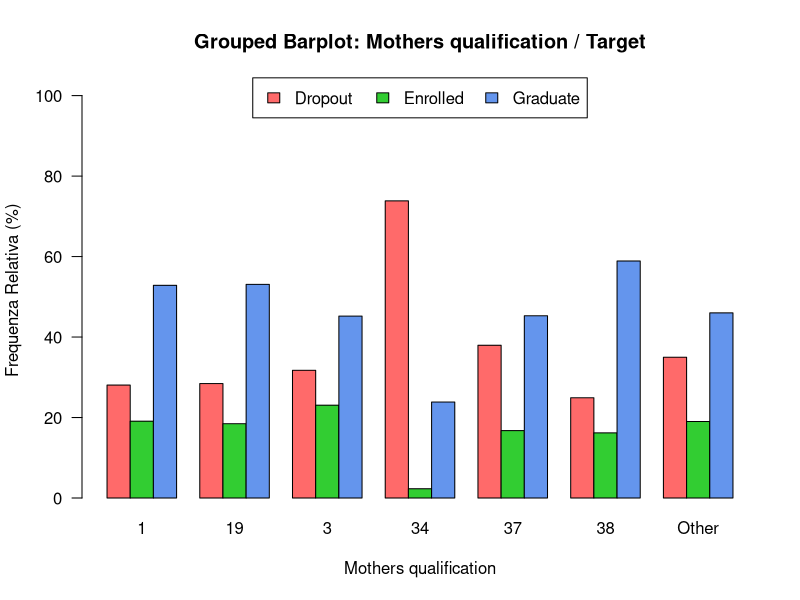
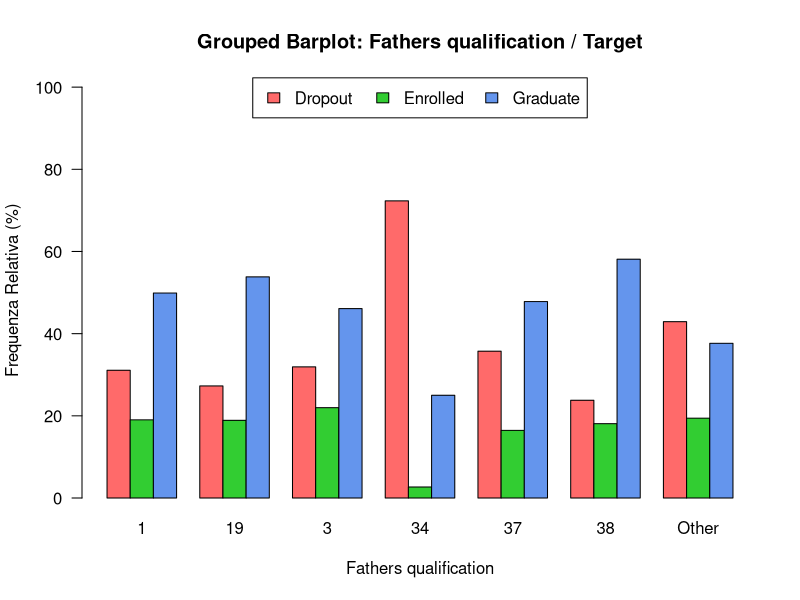
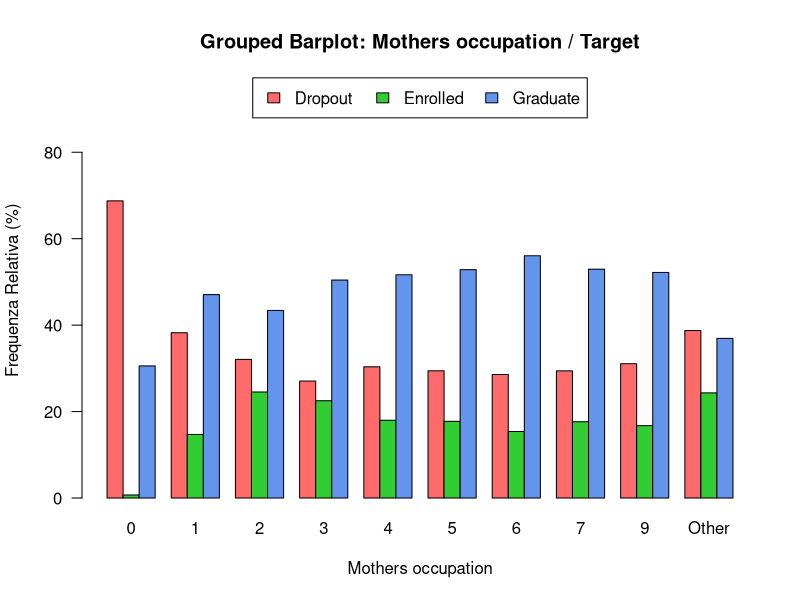
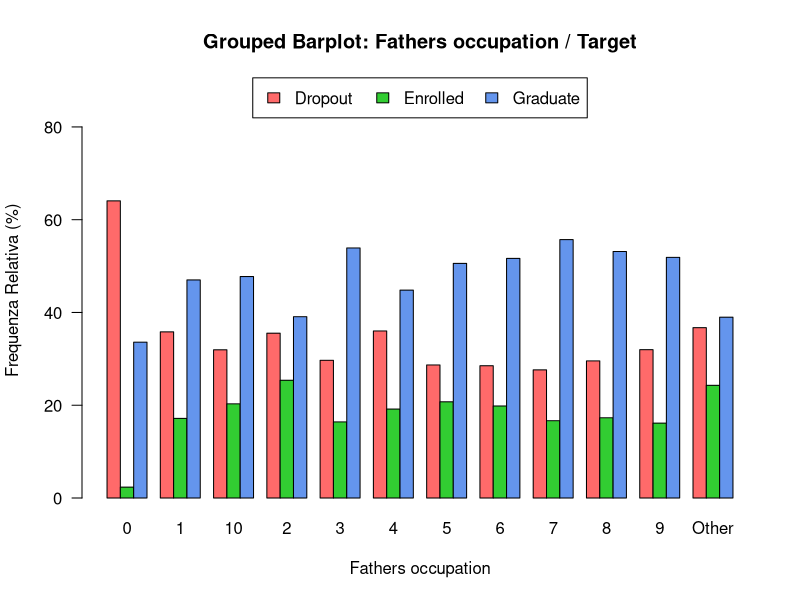
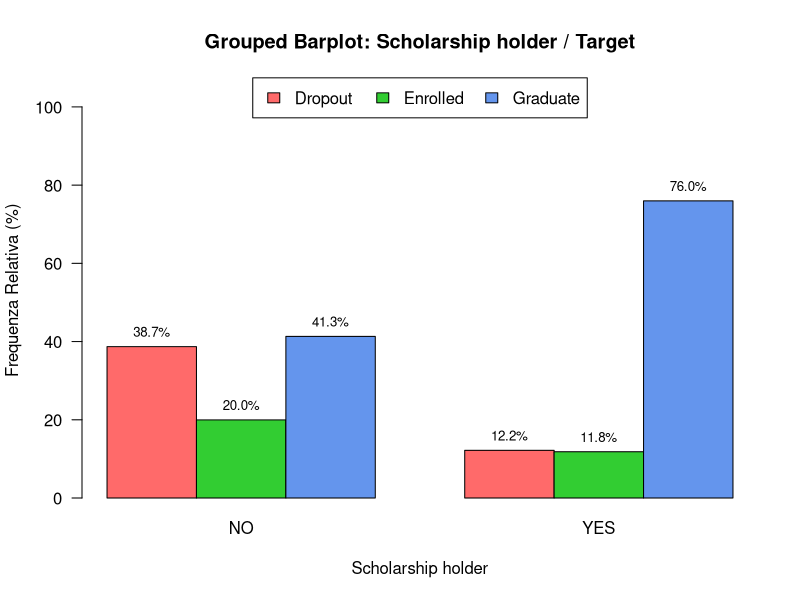
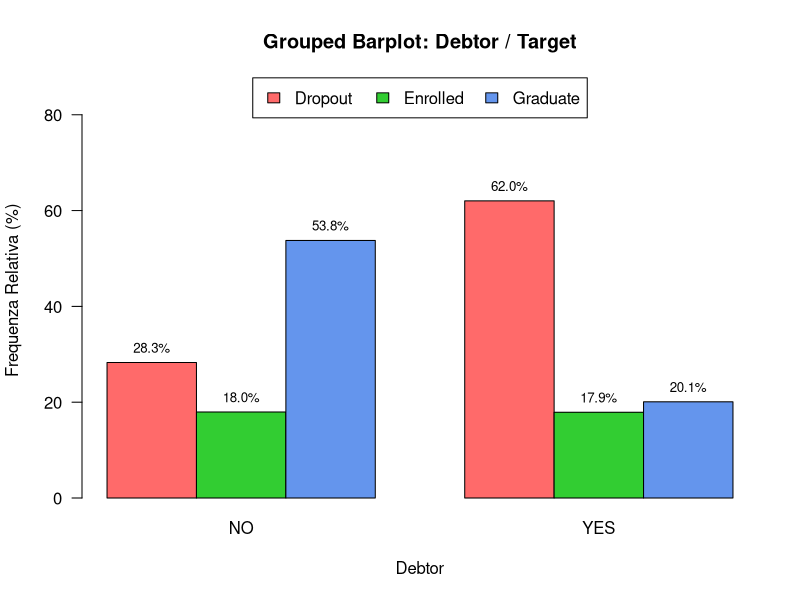
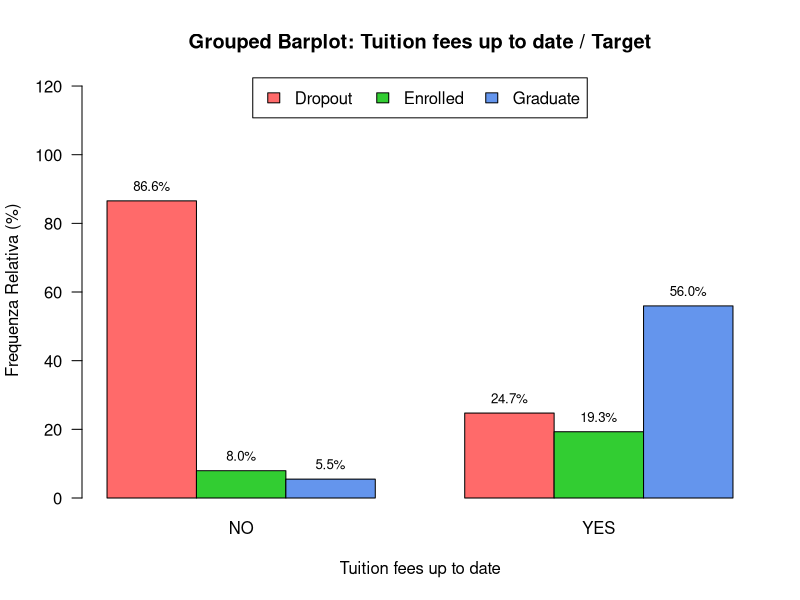
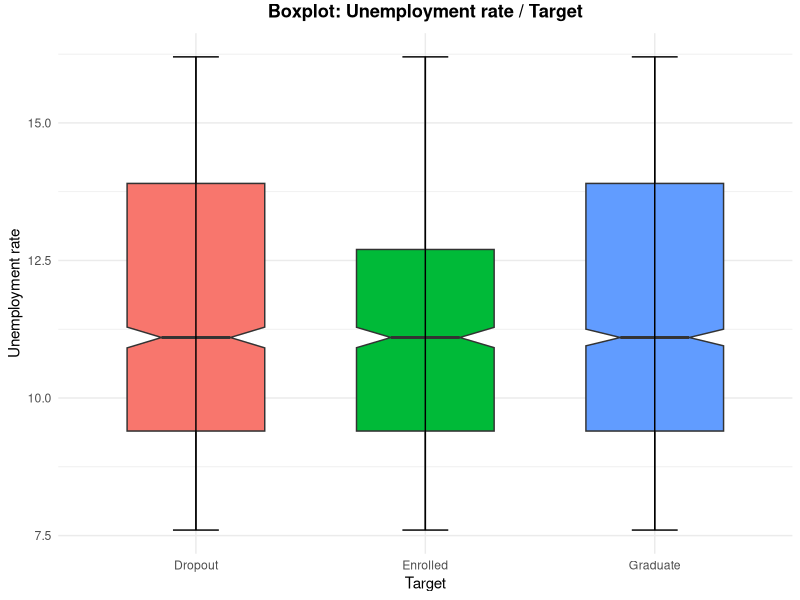

Here is the R script that generated these plots, in order:
## ---- chunk 1
# Librerie
library(here)
library(ggplot2)

# Caricamento Dataset
data <- read.csv(here("dataset/dataMod.csv"), sep = ",", header = TRUE, check.names = FALSE)
data$Debtor <- factor(data$Debtor, levels = c(0, 1), labels = c("NO", "YES"))
data$Scholarship_holder <- factor(data$Scholarship_holder, levels = c(0, 1), labels = c("NO", "YES"))
data$Tuition_fees_up_to_date <- factor(data$Tuition_fees_up_to_date, levels = c(0, 1), labels = c("NO", "YES"))


# Funzione per raggruppare categorie con bassa frequenza
group_low_freq_categories <- function(column, threshold) {
  column <- na.omit(column)
  
  freq_table <- prop.table(table(column)) * 100
  
  if (length(freq_table) <= 2) {
    return(factor(column))
  }
  
  low_freq_categories <- names(freq_table[freq_table < threshold])
  
  if (length(low_freq_categories) == 0) {
    # Nessuna categoria con bassa frequenza
    return(factor(column))
  }
  
  grouped_column <- ifelse(column %in% low_freq_categories, 
                           "Other", 
                           as.character(column))
  
  unique_categories <- unique(grouped_column)
  ordered_categories <- c(setdiff(sort(unique_categories), "Other"), "Other")
  
  return(factor(grouped_column, levels = ordered_categories))
}

# Seleziona Fattori Socio-Economici
features_to_analyze <- c("Mothers_qualification","Fathers_qualification", "Mothers_occupation", "Fathers_occupation", "Scholarship_holder", "Debtor", "Tuition_fees_up_to_date")
target <- "Target"

low_freq_threshold <- 2

# Funzione per creare Grouped Barplot
create_grouped_barplot <- function(feature, target, data, threshold, colors) {
  las <- 1
  if(feature == "Course"){
    las <- 2
    threshold <- 0
  }
  
  data[[paste0(feature, "_grouped")]] <- group_low_freq_categories(data[[feature]], threshold)
  
  
  # Tabella di contingenza
  contingency_table <- table(data[[target]], data[[paste0(feature, "_grouped")]])
  
  # Frequenza relativa
  relative_freq_table <- prop.table(contingency_table, margin = 2) * 100
  max_percent <- max(relative_freq_table)
  
  cleaned_feature_name <- gsub("_", " ", feature)
  
  pdf_filename <- paste0("Grafici/Grouped_Barplot_Target_", gsub(" ", "_", cleaned_feature_name), ".pdf")
  
  # Salvataggio in PDF
  # pdf(pdf_filename)
  
  # Creazione del barplot
  barplot_relative <- barplot(relative_freq_table, 
                               beside = TRUE, 
                               main = paste("Grouped Barplot:", cleaned_feature_name, "/", target),
                               xlab = cleaned_feature_name, 
                               ylab = "Frequenza Relativa (%)", 
                               col = colors,
                               ylim = c(0, max_percent * 1.4), # Maggiore spazio sopra le barre
                               las = las)
  
  num_categories <- ncol(relative_freq_table) # Numero di categorie
  
  # Aggiungi percentuali sopra le barre solo se ci sono meno di 6 categorie
  if (num_categories < 6) {
    text_size <- ifelse(num_categories <= 3, 0.8, 0.6) # Adatta la dimensione delle label
    
    for (i in seq_len(nrow(relative_freq_table))) {
      for (j in seq_len(ncol(relative_freq_table))) {
        text(x = barplot_relative[i, j], 
             y = relative_freq_table[i, j] + (max_percent * 0.05), # Offset aumentato
             labels = sprintf("%.1f%%", relative_freq_table[i, j]), 
             cex = text_size, 
             col = "black")
      }
    }
  }
  
  # Aggiunta della legenda
  legend("top", inset = c(0, -0.01), 
         legend = rownames(relative_freq_table), 
         fill = colors, 
         xpd = TRUE, horiz = TRUE)
  
  # dev.off()
}

color_palette <- c("#FF6A6A", "#32CD32", "#6495ED")

# Creazione Barplot Fattori Socio-Economici / Target
for (feature in features_to_analyze) {
  create_grouped_barplot(feature = feature, 
                         target = target, 
                         data = data, 
                         threshold = low_freq_threshold, 
                         colors = color_palette)
}


## ---- chunk 2
create_boxplot <- function(feature, target, data, colors) {
  cleaned_feature_name <- gsub("_", " ", feature)
  
  # Creazione del boxplot
  p <- ggplot(data, aes_string(x = target, y = feature, fill = target)) +
    geom_boxplot(notch = TRUE,
                 outlier.color = "darkblue",
                 outlier.shape = 1,
                 width = 0.6) +
    stat_boxplot(geom = "errorbar",
                 width = 0.2,
                 color = "black") +
    labs(title = paste("Boxplot:", cleaned_feature_name, "/", target),
         x = target,
         y = cleaned_feature_name) +
    theme_minimal() +
    theme(plot.title = element_text(hjust = 0.5, face = "bold", vjust = 2),
          legend.position = "none")
  
  pdf_filename <- paste0("Grafici/Boxplot_Target_", gsub(" ", "_", cleaned_feature_name), ".pdf")
  # pdf(pdf_filename)
  
  # Mostra il grafico
  print(p)
  
  # dev.off()
}

# Sottoinsieme di feature da analizzare
features_to_analyze <- c("Unemployment_rate", "Inflation_rate", "GDP")
target <- "Target"

# Creazione dei Boxplot per ogni feature
for (feature in features_to_analyze) {
  create_boxplot(feature = feature, 
                 target = target, 
                 data = data, 
                 colors = c("#FF6A6A", "#32CD32", "#6495ED"))
}
